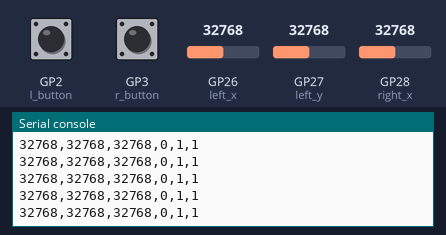
Bench run of a program on a simulated Raspberry Pi Pico running MicroPython. Shown: the last lines printed to the serial console. Inputs (shaded band) come from the test bench; at power-on: GP26 (left_x) = 32768, GP27 (left_y) = 32768, GP28 (right_x) = 32768, GP2 (l_button) HIGH, GP3 (r_button) HIGH (analog values on the 0–65535 scale).

Above: at 1.2 s.
1.3 s: GP26 (left_x) set to 45874
At 1.31 s:
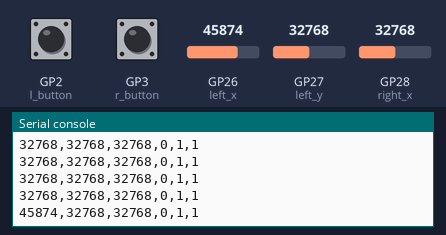
2.8 s: GP27 (left_y) set to 45874
At 2.82 s:
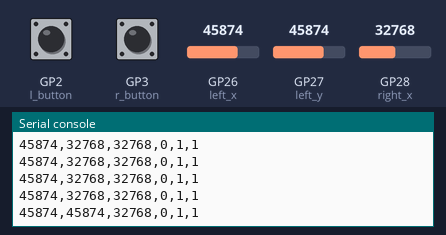
4.3 s: GP28 (right_x) set to 45874
At 4.32 s:
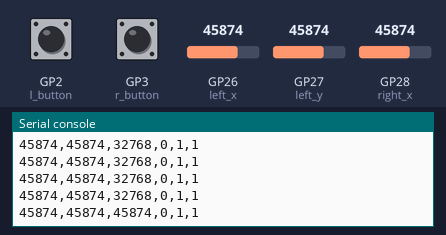
5.8 s: GP2 (l_button) pulled LOW for 0.15 s
At 5.83 s:
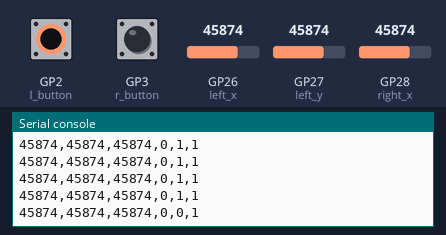
7.4 s: GP3 (r_button) pulled LOW for 0.15 s
At 7.44 s:
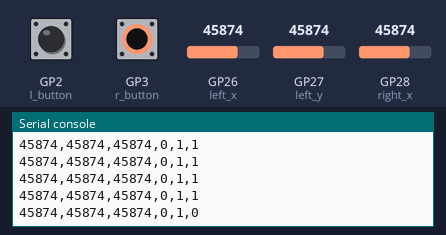
9.0 s: GP26 (left_x) set to 57670
At 9.04 s:
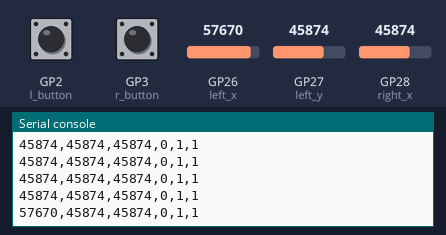
Timing chart, 0 to 11.5 s (numbered marks = the images above; inputs shaded):
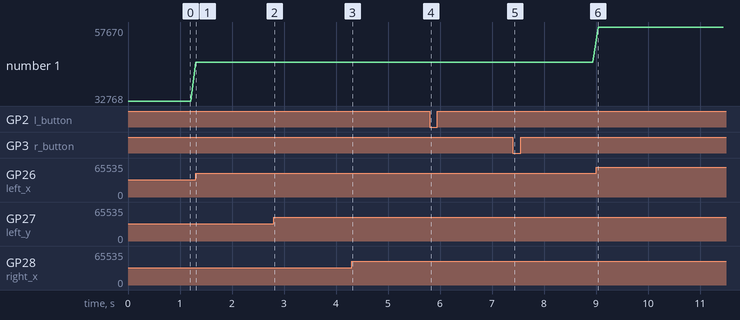

The program:

double_joystick_test.py
```python
#
# double_joystick_test
#
# Version: 1.00
# Date: 2025-05-30
# Sam Linton
#
# This script reads the values from two joysticks connected to a Raspberry Pi Pico.
# It uses the ADC pins for the joystick axes and GPIO pins for the button.
# Note that the second joystick's y-axis is not used in this example due to the limitations of the Pico's ADC pins.
from machine import Pin, ADC
from time import sleep

left_x = ADC(26)
left_y = ADC(27)
right_x = ADC(28)
l_button = Pin(2, Pin.IN, Pin.PULL_UP)
r_button = Pin(3, Pin.IN, Pin.PULL_UP)

while True:
    left_x_value = left_x.read_u16()
    left_y_value = left_y.read_u16()
    right_x_value = right_x.read_u16()
    right_y_value = 0

    message = f'{left_x_value},{left_y_value},{right_x_value},{right_y_value},{l_button.value()},{r_button.value()}'
    print(message)
    sleep(0.1)
```

Measured:
- after the input at 1.3 s, the serial console: prints a new line at once (image 1)
- after the input at 2.8 s, the serial console: prints a new line at once (image 2)
- after the input at 4.3 s, the serial console: prints a new line at once (image 3)
- after the input at 5.8 s, the serial console: prints a new line at once (image 4)
- after the input at 7.4 s, the serial console: prints a new line at once (image 5)
- after the input at 9.0 s, the serial console: prints a new line at once (image 6)
- plotted number 1: 32768 → 45874 after the input at 1.3 s, 45874 → 57670 after the input at 9.0 s
